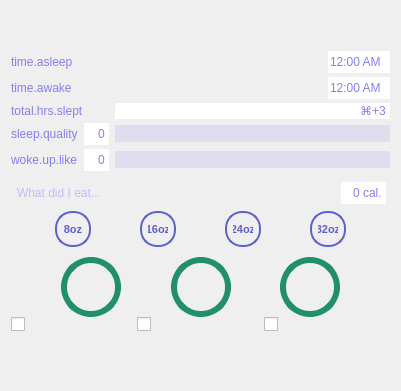
      <widget class="QWidget" name="bds_page">
       <layout class="QGridLayout" name="gridLayout_75">
        <item row="1" column="0">
         <widget class="QFrame" name="mainframe">
          <property name="minimumSize">
           <size>
            <width>245</width>
            <height>0</height>
           </size>
          </property>
          <layout class="QVBoxLayout" name="verticalLayout">
           <property name="spacing">
            <number>0</number>
           </property>
           <property name="leftMargin">
            <number>0</number>
           </property>
           <property name="topMargin">
            <number>0</number>
           </property>
           <property name="rightMargin">
            <number>0</number>
           </property>
           <property name="bottomMargin">
            <number>0</number>
           </property>
           <item>
            <widget class="QFrame" name="frame_3">
             <property name="sizePolicy">
              <sizepolicy hsizetype="Preferred" vsizetype="Preferred">
               <horstretch>0</horstretch>
               <verstretch>0</verstretch>
              </sizepolicy>
             </property>
             <layout class="QGridLayout" name="gridLayout_9">
              <property name="leftMargin">
               <number>0</number>
              </property>
              <property name="topMargin">
               <number>0</number>
              </property>
              <property name="rightMargin">
               <number>0</number>
              </property>
              <property name="bottomMargin">
               <number>4</number>
              </property>
              <property name="horizontalSpacing">
               <number>6</number>
              </property>
              <property name="verticalSpacing">
               <number>4</number>
              </property>
              <item row="1" column="2" alignment="Qt::AlignRight">
               <widget class="QTimeEdit" name="time_awake">
                <property name="styleSheet">
                 <string notr="true">
/* ///////////////////////////////////////////////////////////////
QTimeEdit
/////////////////////////////////////////////////////////////// */
QTimeEdit {color:rgb(132,127,239);}
QTimeEdit:hover {color: rgb(152,147,255);}
QTimeEdit:focus {color: rgb(172,167,255);}
</string>
                </property>
                <property name="frame">
                 <bool>false</bool>
                </property>
                <property name="alignment">
                 <set>Qt::AlignLeading|Qt::AlignLeft|Qt::AlignVCenter</set>
                </property>
                <property name="buttonSymbols">
                 <enum>QAbstractSpinBox::NoButtons</enum>
                </property>
                <property name="displayFormat">
                 <string>hh:mm AP</string>
                </property>
               </widget>
              </item>
              <item row="4" column="0">
               <widget class="QLabel" name="woke_like_lbl">
                <property name="styleSheet">
                 <string notr="true">
/* ///////////////////////////////////////////////////////////////
QLabel
/////////////////////////////////////////////////////////////// */
QLabel {
font-weight:300;
	color: rgb(132, 127, 239);
}
QLabel:hover {
	color: rgb(162, 157, 255);
}
</string>
                </property>
                <property name="text">
                 <string>woke.up.like</string>
                </property>
               </widget>
              </item>
              <item row="3" column="2">
               <widget class="QSlider" name="sleep_quality_slider">
                <property name="minimumSize">
                 <size>
                  <width>0</width>
                  <height>17</height>
                 </size>
                </property>
                <property name="styleSheet">
                 <string notr="true">
    /* ///////////////////////////////////////////////////////////////
    QSlider Colors
    /////////////////////////////////////////////////////////////// */
    
    QSlider::handle:horizontal {background:rgb(132,127,239);}
    QSlider::handle:horizontal:hover {background:rgb(162,157,255);}
    QSlider::handle:horizontal:pressed {background:rgb(112,107,219);}
    QSlider::groove:horizontal:hover {background:rgba(132,127,239,0.35);}
    QSlider::groove:horizontal {background:rgba(132,127,239,0.15);}

    </string>
                </property>
                <property name="maximum">
                 <number>10</number>
                </property>
                <property name="orientation">
                 <enum>Qt::Horizontal</enum>
                </property>
               </widget>
              </item>
              <item row="4" column="2">
               <widget class="QSlider" name="woke_up_like_slider">
                <property name="minimumSize">
                 <size>
                  <width>0</width>
                  <height>17</height>
                 </size>
                </property>
                <property name="styleSheet">
                 <string notr="true">
    /* ///////////////////////////////////////////////////////////////
    QSlider Colors
    /////////////////////////////////////////////////////////////// */
    
    QSlider::handle:horizontal {background:rgb(132,127,239);}
    QSlider::handle:horizontal:hover {background:rgb(162,157,255);}
    QSlider::handle:horizontal:pressed {background:rgb(112,107,219);}
    QSlider::groove:horizontal:hover {background:rgba(132,127,239,0.35);}
    QSlider::groove:horizontal {background:rgba(132,127,239,0.15);}

    </string>
                </property>
                <property name="maximum">
                 <number>10</number>
                </property>
                <property name="orientation">
                 <enum>Qt::Horizontal</enum>
                </property>
               </widget>
              </item>
              <item row="3" column="0">
               <widget class="QLabel" name="sleep_quality_lbl">
                <property name="styleSheet">
                 <string notr="true">
/* ///////////////////////////////////////////////////////////////
QLabel
/////////////////////////////////////////////////////////////// */
QLabel {
font-weight:300;
	color: rgb(132, 127, 239);
}
QLabel:hover {
	color: rgb(162, 157, 255);
}
</string>
                </property>
                <property name="text">
                 <string>sleep.quality</string>
                </property>
               </widget>
              </item>
              <item row="3" column="1">
               <widget class="QSpinBox" name="sleep_quality">
                <property name="styleSheet">
                 <string notr="true">
/* ///////////////////////////////////////////////////////////////
QSpinBox
/////////////////////////////////////////////////////////////// */
QSpinBox {color:rgb(132,127,239);}
QSpinBox:hover {color: rgb(192,187,255);}
QSpinBox:focus {color: rgb(162,157,255);}
</string>
                </property>
                <property name="frame">
                 <bool>false</bool>
                </property>
                <property name="alignment">
                 <set>Qt::AlignRight|Qt::AlignTrailing|Qt::AlignVCenter</set>
                </property>
                <property name="buttonSymbols">
                 <enum>QAbstractSpinBox::NoButtons</enum>
                </property>
                <property name="suffix">
                 <string/>
                </property>
                <property name="minimum">
                 <number>0</number>
                </property>
                <property name="maximum">
                 <number>10</number>
                </property>
               </widget>
              </item>
              <item row="2" column="2">
               <widget class="QLineEdit" name="total_hours_slept">
                <property name="styleSheet">
                 <string notr="true">
/* ///////////////////////////////////////////////////////////////
QTimeEdit
/////////////////////////////////////////////////////////////// */
QLineEdit {color:rgb(132,127,239);border:none;}
QLineEdit:hover {color: rgb(152,147,255);border:none;}
QLineEdit:focus {color: rgb(172,167,255);border:none;}
</string>
                </property>
                <property name="text">
                 <string>⌘+3</string>
                </property>
                <property name="frame">
                 <bool>false</bool>
                </property>
                <property name="alignment">
                 <set>Qt::AlignRight|Qt::AlignTrailing|Qt::AlignVCenter</set>
                </property>
                <property name="placeholderText">
                 <string>press opt+H to get total hours.</string>
                </property>
               </widget>
              </item>
              <item row="4" column="1">
               <widget class="QSpinBox" name="woke_up_like">
                <property name="styleSheet">
                 <string notr="true">
/* ///////////////////////////////////////////////////////////////
QSpinBox
/////////////////////////////////////////////////////////////// */
QSpinBox {color:rgb(132,127,239);}
QSpinBox:hover {color: rgb(192,187,255);}
QSpinBox:focus {color: rgb(162,157,255);}
</string>
                </property>
                <property name="frame">
                 <bool>false</bool>
                </property>
                <property name="alignment">
                 <set>Qt::AlignRight|Qt::AlignTrailing|Qt::AlignVCenter</set>
                </property>
                <property name="buttonSymbols">
                 <enum>QAbstractSpinBox::NoButtons</enum>
                </property>
                <property name="suffix">
                 <string/>
                </property>
                <property name="minimum">
                 <number>0</number>
                </property>
                <property name="maximum">
                 <number>10</number>
                </property>
               </widget>
              </item>
              <item row="0" column="2" alignment="Qt::AlignRight">
               <widget class="QTimeEdit" name="time_asleep">
                <property name="styleSheet">
                 <string notr="true">
/* ///////////////////////////////////////////////////////////////
QTimeEdit
/////////////////////////////////////////////////////////////// */
QTimeEdit {color:rgb(132,127,239);}
QTimeEdit:hover {color: rgb(152,147,255);}
QTimeEdit:focus {color: rgb(172,167,255);}
</string>
                </property>
                <property name="frame">
                 <bool>false</bool>
                </property>
                <property name="alignment">
                 <set>Qt::AlignLeading|Qt::AlignLeft|Qt::AlignVCenter</set>
                </property>
                <property name="buttonSymbols">
                 <enum>QAbstractSpinBox::NoButtons</enum>
                </property>
                <property name="displayFormat">
                 <string>hh:mm AP</string>
                </property>
               </widget>
              </item>
              <item row="0" column="0" colspan="2">
               <widget class="QLabel" name="label">
                <property name="styleSheet">
                 <string notr="true">
/* ///////////////////////////////////////////////////////////////
QLabel
/////////////////////////////////////////////////////////////// */
QLabel {
font-weight:300;
	color: rgb(132, 127, 239);
}
QLabel:hover {
	color: rgb(162, 157, 255);
}
</string>
                </property>
                <property name="text">
                 <string>time.asleep</string>
                </property>
               </widget>
              </item>
              <item row="1" column="0" colspan="2">
               <widget class="QLabel" name="label_2">
                <property name="styleSheet">
                 <string notr="true">
/* ///////////////////////////////////////////////////////////////
QLabel
/////////////////////////////////////////////////////////////// */
QLabel {
font-weight:300;
	color: rgb(132, 127, 239);
}
QLabel:hover {
	color: rgb(162, 157, 255);
}
</string>
                </property>
                <property name="text">
                 <string>time.awake</string>
                </property>
               </widget>
              </item>
              <item row="2" column="0" colspan="2">
               <widget class="QLabel" name="label_3">
                <property name="styleSheet">
                 <string notr="true">
/* ///////////////////////////////////////////////////////////////
QLabel
/////////////////////////////////////////////////////////////// */
QLabel {
font-weight:300;
	color: rgb(132, 127, 239);
}
QLabel:hover {
	color: rgb(162, 157, 255);
}
</string>
                </property>
                <property name="text">
                 <string>total.hrs.slept</string>
                </property>
               </widget>
              </item>
             </layout>
            </widget>
           </item>
           <item>
            <widget class="QFrame" name="diet_input_frame">
             <layout class="QGridLayout" name="gridLayout_12">
              <property name="leftMargin">
               <number>4</number>
              </property>
              <property name="topMargin">
               <number>6</number>
              </property>
              <property name="rightMargin">
               <number>4</number>
              </property>
              <property name="bottomMargin">
               <number>6</number>
              </property>
              <property name="horizontalSpacing">
               <number>0</number>
              </property>
              <item row="0" column="2">
               <widget class="QSpinBox" name="calories">
                <property name="maximumSize">
                 <size>
                  <width>45</width>
                  <height>16777215</height>
                 </size>
                </property>
                <property name="styleSheet">
                 <string notr="true">
/* ///////////////////////////////////////////////////////////////
QTimeEdit
/////////////////////////////////////////////////////////////// */
QSpinBox {color:rgb(132,127,239);}
QSpinBox:hover {color: rgb(152,147,255);}
QSpinBox:focus {color: rgb(172,167,255);}
</string>
                </property>
                <property name="frame">
                 <bool>false</bool>
                </property>
                <property name="alignment">
                 <set>Qt::AlignRight|Qt::AlignTrailing|Qt::AlignVCenter</set>
                </property>
                <property name="buttonSymbols">
                 <enum>QAbstractSpinBox::NoButtons</enum>
                </property>
                <property name="suffix">
                 <string> cal.</string>
                </property>
                <property name="maximum">
                 <number>2000</number>
                </property>
                <property name="singleStep">
                 <number>10</number>
                </property>
               </widget>
              </item>
              <item row="2" column="0" colspan="3">
               <widget class="QFrame" name="frame_4">
                <property name="styleSheet">
                 <string notr="true">QFrame {background: transparent;}
QPushButton {
color:rgb(90,98,200);
font-weight:bold;
font-size:8pt;
border-radius: 17px;
padding: 6px;
min-width: 20px;
max-width: 20px;
min-height: 20px;
max-height: 20px;
border:2px solid rgb(90,98,200);
}

QPushButton:hover {
color: rgb(62, 59, 120);
margin-top:1px;
margin-left:1px;
border-color:rgb(120,128,230);
background-color: rgb(120,128,230);
}

QPushButton:pressed {
color: transparent;
image: url(:/newPrefix/drankydrankChunks.png);
margin: 0px;
padding:0px;
border-color:rgb(90,98,200);
background-color: rgb(90,98,200);
/*background-color: rgb(40,48,150);*/
}        </string>
                </property>
                <layout class="QGridLayout" name="gridLayout_10">
                 <property name="leftMargin">
                  <number>0</number>
                 </property>
                 <property name="topMargin">
                  <number>0</number>
                 </property>
                 <property name="rightMargin">
                  <number>0</number>
                 </property>
                 <property name="bottomMargin">
                  <number>0</number>
                 </property>
                 <property name="horizontalSpacing">
                  <number>9</number>
                 </property>
                 <property name="verticalSpacing">
                  <number>0</number>
                 </property>
                 <item row="0" column="1">
                  <widget class="QPushButton" name="eight_ounce_cup">
                   <property name="styleSheet">
                    <string notr="true"/>
                   </property>
                   <property name="text">
                    <string>8oz</string>
                   </property>
                  </widget>
                 </item>
                 <item row="0" column="7">
                  <widget class="QPushButton" name="thirty_two_ounce_cup">
                   <property name="text">
                    <string>32oz</string>
                   </property>
                  </widget>
                 </item>
                 <item row="0" column="4">
                  <spacer name="xx_11">
                   <property name="orientation">
                    <enum>Qt::Horizontal</enum>
                   </property>
                   <property name="sizeHint" stdset="0">
                    <size>
                     <width>40</width>
                     <height>20</height>
                    </size>
                   </property>
                  </spacer>
                 </item>
                 <item row="0" column="6">
                  <spacer name="xx_12">
                   <property name="orientation">
                    <enum>Qt::Horizontal</enum>
                   </property>
                   <property name="sizeHint" stdset="0">
                    <size>
                     <width>40</width>
                     <height>20</height>
                    </size>
                   </property>
                  </spacer>
                 </item>
                 <item row="0" column="2">
                  <spacer name="xx_10">
                   <property name="orientation">
                    <enum>Qt::Horizontal</enum>
                   </property>
                   <property name="sizeHint" stdset="0">
                    <size>
                     <width>40</width>
                     <height>20</height>
                    </size>
                   </property>
                  </spacer>
                 </item>
                 <item row="0" column="3">
                  <widget class="QPushButton" name="sixteen_ounce_cup">
                   <property name="text">
                    <string>16oz</string>
                   </property>
                  </widget>
                 </item>
                 <item row="0" column="8">
                  <spacer name="xx_14">
                   <property name="orientation">
                    <enum>Qt::Horizontal</enum>
                   </property>
                   <property name="sizeHint" stdset="0">
                    <size>
                     <width>40</width>
                     <height>20</height>
                    </size>
                   </property>
                  </spacer>
                 </item>
                 <item row="0" column="5">
                  <widget class="QPushButton" name="twenty_four_ounce_cup">
                   <property name="text">
                    <string>24oz</string>
                   </property>
                  </widget>
                 </item>
                 <item row="0" column="0">
                  <spacer name="xx_15">
                   <property name="orientation">
                    <enum>Qt::Horizontal</enum>
                   </property>
                   <property name="sizeHint" stdset="0">
                    <size>
                     <width>40</width>
                     <height>20</height>
                    </size>
                   </property>
                  </spacer>
                 </item>
                </layout>
               </widget>
              </item>
              <item row="0" column="0">
               <widget class="QLineEdit" name="food_eaten">
                <property name="minimumSize">
                 <size>
                  <width>155</width>
                  <height>0</height>
                 </size>
                </property>
                <property name="toolTip">
                 <string>Input food eaten or shake drank!</string>
                </property>
                <property name="styleSheet">
                 <string notr="true">QLineEdit {
    border:none;
font-weight:12;
	color:rgb(144, 141, 255);
    background: transparent;
margin-top:4px;
margin-bottom:4px;
}
QLineEdit:hover {
border:none;
}
QLineEdit:focus {
border:none;
}
</string>
                </property>
                <property name="frame">
                 <bool>false</bool>
                </property>
                <property name="placeholderText">
                 <string>What did I eat...</string>
                </property>
                <property name="clearButtonEnabled">
                 <bool>true</bool>
                </property>
               </widget>
              </item>
             </layout>
            </widget>
           </item>
           <item>
            <widget class="QFrame" name="commit_container">
             <property name="styleSheet">
              <string notr="true">QPushButton {
color: rgb(33,143,109);
font-size:9pt;
padding:4px;
border-radius: 30px;
min-width: 40px;
max-width: 40px;
min-height: 40px;
max-height: 40px;
border:6px solid rgb(33,143,109);
}
QPushButton:hover {
color:rgb(13,123,89);
padding:4px;
background-color: rgb(73,183,149);
border:6px solid rgb(73,183,149);
}
QPushButton:pressed {
color: #fff;
font-weight:bold;
padding:4px;
background-color:rgb(13, 123, 83);
border:6px solid rgb(13, 123, 83);
}</string>
             </property>
             <layout class="QHBoxLayout" name="horizontalLayout">
              <property name="spacing">
               <number>0</number>
              </property>
              <property name="leftMargin">
               <number>0</number>
              </property>
              <property name="topMargin">
               <number>4</number>
              </property>
              <property name="rightMargin">
               <number>0</number>
              </property>
              <property name="bottomMargin">
               <number>0</number>
              </property>
              <item>
               <spacer name="xx_9">
                <property name="orientation">
                 <enum>Qt::Horizontal</enum>
                </property>
                <property name="sizeHint" stdset="0">
                 <size>
                  <width>40</width>
                  <height>20</height>
                 </size>
                </property>
               </spacer>
              </item>
              <item>
               <widget class="QPushButton" name="shower_c">
                <property name="styleSheet">
                 <string notr="true">QPushButton {
image:url(:/newPrefix/shower.png);

}

QPushButton:pressed {
image: url(:/newPrefix/showerHover.png);

}

QPushButton:hover {

image:url(:/newPrefix/Mac App icon 30.png);

}        
</string>
                </property>
                <property name="text">
                 <string/>
                </property>
                <property name="iconSize">
                 <size>
                  <width>24</width>
                  <height>24</height>
                 </size>
                </property>
                <property name="checkable">
                 <bool>false</bool>
                </property>
                <property name="flat">
                 <bool>true</bool>
                </property>
               </widget>
              </item>
              <item>
               <spacer name="xx_8">
                <property name="orientation">
                 <enum>Qt::Horizontal</enum>
                </property>
                <property name="sizeHint" stdset="0">
                 <size>
                  <width>40</width>
                  <height>20</height>
                 </size>
                </property>
               </spacer>
              </item>
              <item>
               <widget class="QPushButton" name="teeth_commit">
                <property name="styleSheet">
                 <string notr="true">QPushButton {
image:url(:/newPrefix/teeth.png);

}

QPushButton:pressed {
image:url(:/newPrefix/teethHover.png);

}

QPushButton:hover {

image:url(:/newPrefix/teethPressed.png);

}        
</string>
                </property>
                <property name="text">
                 <string/>
                </property>
                <property name="iconSize">
                 <size>
                  <width>24</width>
                  <height>24</height>
                 </size>
                </property>
                <property name="checkable">
                 <bool>false</bool>
                </property>
                <property name="flat">
                 <bool>true</bool>
                </property>
               </widget>
              </item>
              <item>
               <spacer name="xx_5">
                <property name="orientation">
                 <enum>Qt::Horizontal</enum>
                </property>
                <property name="sizeHint" stdset="0">
                 <size>
                  <width>40</width>
                  <height>20</height>
                 </size>
                </property>
               </spacer>
              </item>
              <item>
               <widget class="QPushButton" name="yoga_commit">
                <property name="styleSheet">
                 <string notr="true">QPushButton {
image:url(:/newPrefix/yogasd.png);

}

QPushButton:pressed {
image: url(:/newPrefix/yogaHover.png);

}

QPushButton:hover {

image:url(:/newPrefix/basics2Wh.png);

}        

</string>
                </property>
                <property name="text">
                 <string/>
                </property>
                <property name="iconSize">
                 <size>
                  <width>24</width>
                  <height>24</height>
                 </size>
                </property>
                <property name="checkable">
                 <bool>false</bool>
                </property>
                <property name="flat">
                 <bool>true</bool>
                </property>
               </widget>
              </item>
              <item>
               <spacer name="xx_13">
                <property name="orientation">
                 <enum>Qt::Horizontal</enum>
                </property>
                <property name="sizeHint" stdset="0">
                 <size>
                  <width>40</width>
                  <height>20</height>
                 </size>
                </property>
               </spacer>
              </item>
             </layout>
            </widget>
           </item>
           <item>
            <widget class="QFrame" name="hide_check_frame">
             <layout class="QHBoxLayout" name="horizontalLayout_2">
              <property name="spacing">
               <number>0</number>
              </property>
              <property name="leftMargin">
               <number>0</number>
              </property>
              <property name="topMargin">
               <number>0</number>
              </property>
              <property name="rightMargin">
               <number>0</number>
              </property>
              <property name="bottomMargin">
               <number>8</number>
              </property>
              <item>
               <widget class="QCheckBox" name="shower_check">
                <property name="text">
                 <string/>
                </property>
               </widget>
              </item>
              <item>
               <widget class="QCheckBox" name="tooth_check">
                <property name="text">
                 <string/>
                </property>
               </widget>
              </item>
              <item>
               <widget class="QCheckBox" name="exerc_check">
                <property name="text">
                 <string/>
                </property>
               </widget>
              </item>
             </layout>
            </widget>
           </item>
           <item>
            <spacer name="verticalSpacer">
             <property name="orientation">
              <enum>Qt::Vertical</enum>
             </property>
             <property name="sizeHint" stdset="0">
              <size>
               <width>20</width>
               <height>40</height>
              </size>
             </property>
            </spacer>
           </item>
          </layout>
         </widget>
        </item>
        <item row="0" column="0">
         <spacer name="verticalSpacer_4">
          <property name="orientation">
           <enum>Qt::Vertical</enum>
          </property>
          <property name="sizeHint" stdset="0">
           <size>
            <width>20</width>
            <height>40</height>
           </size>
          </property>
         </spacer>
        </item>
       </layout>
      </widget>
